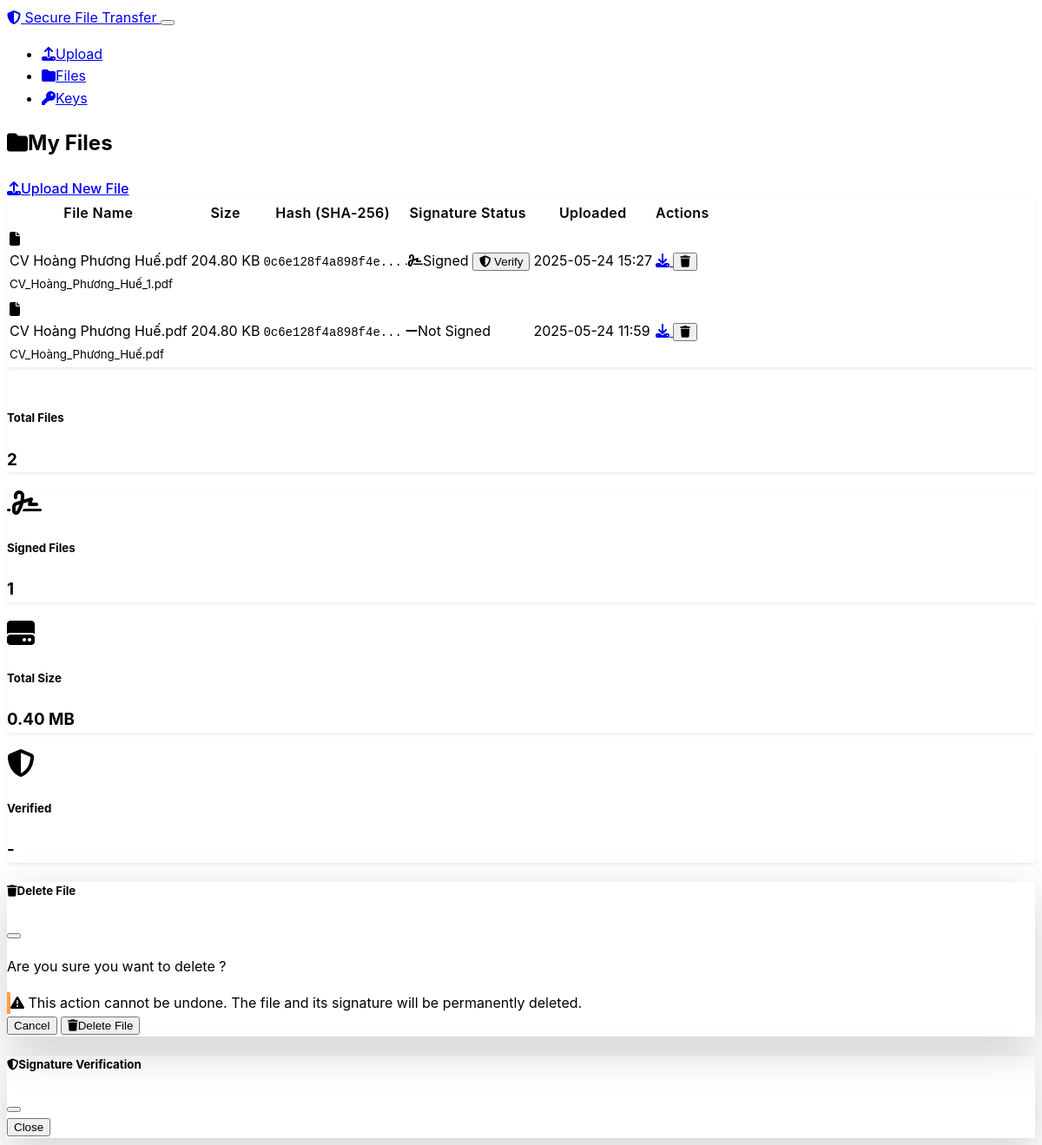
Before: /files with the older database file.
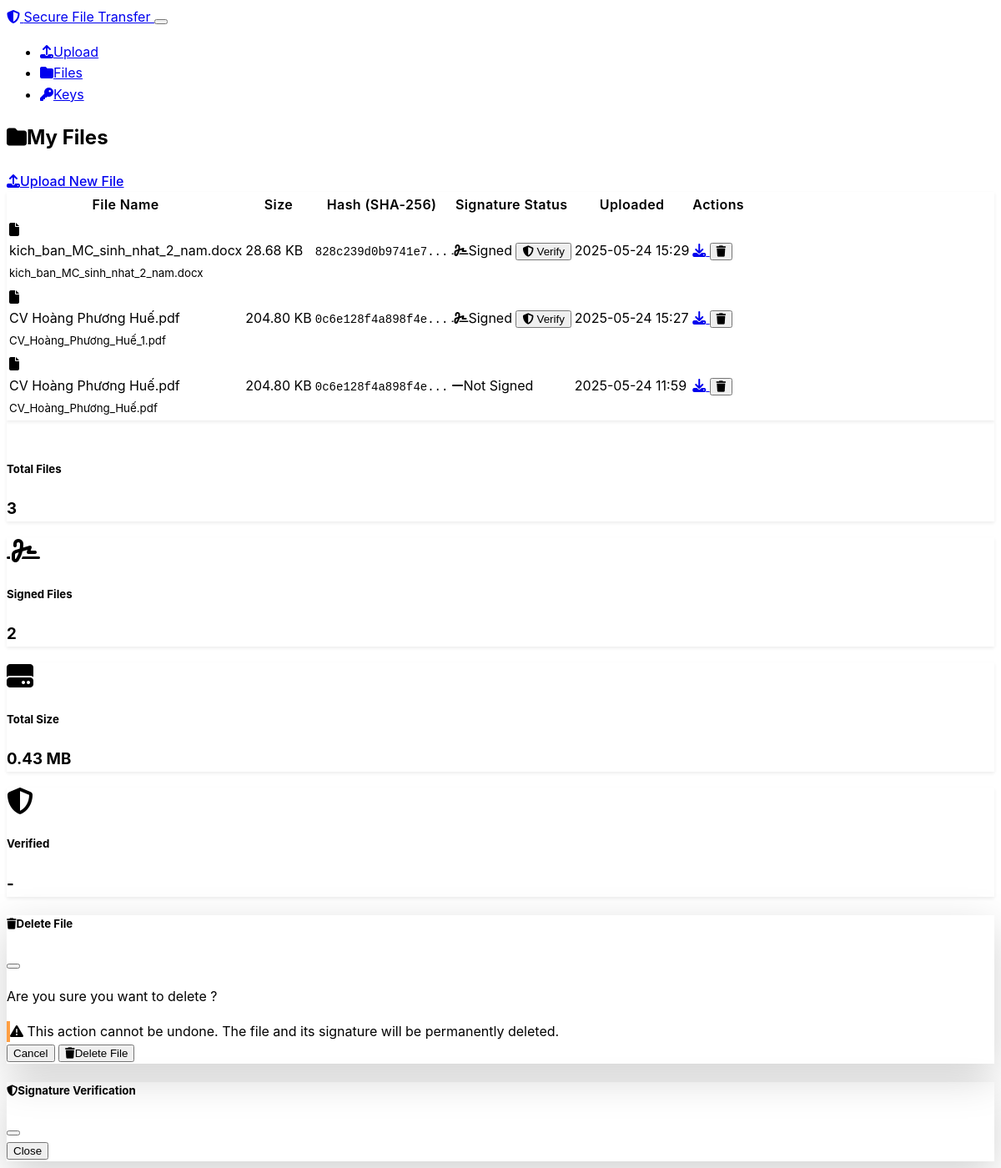
After: the same page with the newer database file.
### models.py (models this page shows, shortened)
class FileRecord(db.Model):
    id = db.Column(db.Integer, primary_key=True)
    filename = db.Column(db.String(255), nullable=False)
    original_filename = db.Column(db.String(255), nullable=False)
    file_path = db.Column(db.String(500), nullable=False)
    file_size = db.Column(db.Integer, nullable=False)
    file_hash = db.Column(db.String(64), nullable=False)  # SHA-256 hash
    signature = db.Column(Text, nullable=True)  # RSA signature
    signature_verified = db.Column(db.Boolean, default=False)
    uploaded_at = db.Column(db.DateTime, default=datetime.utcnow)
    user_id = db.Column(db.Integer, db.ForeignKey('user.id'), nullable=False)

### routes.py (the view)
@app.route('/files')
def files():
    user = User.query.first()
    if not user:
        user = User(username='default_user')
        db.session.add(user)
        db.session.commit()
    user_files = FileRecord.query.filter_by(user_id=user.id).order_by(FileRecord.uploaded_at.desc()).all()
    if not user.private_key or not user.public_key:
        flash('Bạn chưa có khóa RSA. Vui lòng tạo khóa để ký số các file.', 'warning')
    return render_template('files.html', user=user, files=user_files)

### templates/files.html (shortened to what this page needs)
{% extends "base.html" %}
{% block content %}
<div class="d-flex justify-content-between align-items-center mb-4">
    <h2>
        <i class="fas fa-folder me-2"></i>My Files
    </h2>
    <a href="{{ url_for('upload_page') }}" class="btn btn-primary">
        <i class="fas fa-upload me-1"></i>Upload New File
    </a>
</div>
{% if files %}
<div class="card">
    <div class="card-body">
        <div class="table-responsive">
            <table class="table table-hover">
                <thead>
                    <tr>
                        <th>File Name</th>
                        <th>Size</th>
                        <th>Hash (SHA-256)</th>
                        <th>Signature Status</th>
                        <th>Uploaded</th>
                        <th>Actions</th>
                    </tr>
                </thead>
                <tbody>
                    {% for file in files %}
                    <tr id="file-row-{{ file.id }}">
                        <td>
                            <div class="d-flex align-items-center">
                                <i class="fas fa-file me-2"></i>
                                <div>
                                    <div class="fw-bold">{{ file.original_filename }}</div>
                                    <small class="text-muted">{{ file.filename }}</small>
                                </div>
                            </div>
                        </td>
                        <td>{{ "%.2f"|format(file.file_size / 1024) }} KB</td>
                        <td>
                            <small class="font-monospace text-muted">
                                {{ file.file_hash[:16] }}...
                            </small>
                        </td>
                        <td>
                            <div id="signature-status-{{ file.id }}">
                                {% if file.signature %}
                                    <span class="badge bg-success">
                                        <i class="fas fa-signature me-1"></i>Signed
                                    </span>
                                    <button class="btn btn-sm btn-outline-info ms-1" onclick="verifySignature({{ file.id }})">
                                        <i class="fas fa-shield-alt"></i> Verify
                                    </button>
                                {% else %}
                                    <span class="badge bg-secondary">
                                        <i class="fas fa-minus me-1"></i>Not Signed
                                    </span>
                                {% endif %}
                            </div>
                        </td>
                        <td>{{ file.uploaded_at.strftime('%Y-%m-%d %H:%M') }}</td>
                        <td>
                            <div class="btn-group" role="group">
                                <a href="{{ url_for('download_file', file_id=file.id) }}"
                                   class="btn btn-sm btn-outline-primary"
                                   title="Download">
                                    <i class="fas fa-download"></i>
                                </a>
                                <button class="btn btn-sm btn-outline-danger"
                                        onclick="deleteFile({{ file.id }}, '{{ file.original_filename }}')"
                                        title="Delete">
                                    <i class="fas fa-trash"></i>
                                </button>
                            </div>
                        </td>
                    </tr>
                    {% endfor %}
                </tbody>
            </table>
        </div>
    </div>
</div>
<div class="row mt-4">
    <div class="col-md-3">
        <div class="card text-center">
            <div class="card-body">
                <h5>Total Files</h5>
                <h3 class="text-primary">{{ files|length }}</h3>
            </div>
        </div>
    </div>
    <div class="col-md-3">
        <div class="card text-center">
            <div class="card-body">
                <i class="fas fa-signature fa-2x text-success mb-2"></i>
                <h5>Signed Files</h5>
                <h3 class="text-success">{{ files|selectattr('signature')|list|length }}</h3>
            </div>
        </div>
    </div>
    <div class="col-md-3">
        <div class="card text-center">
            <div class="card-body">
                <i class="fas fa-hdd fa-2x text-info mb-2"></i>
                <h5>Total Size</h5>
                <h3 class="text-info">{{ "%.2f"|format(files|sum(attribute='file_size') / 1024 / 1024) }} MB</h3>
            </div>
        </div>
    </div>
    <div class="col-md-3">
        <div class="card text-center">
            <div class="card-body">
                <i class="fas fa-shield-alt fa-2x text-warning mb-2"></i>
                <h5>Verified</h5>
                <h3 class="text-warning">-</h3>
            </div>
        </div>
    </div>
</div>
{% endif %}
<div class="modal fade" id="deleteModal" tabindex="-1">
    <div class="modal-dialog">
        <div class="modal-content">
            <div class="modal-header">
                <h5 class="modal-title">
                    <i class="fas fa-trash me-2"></i>Delete File
                </h5>
                <button type="button" class="btn-close" data-bs-dismiss="modal"></button>
            </div>
            <div class="modal-body">
                <p>Are you sure you want to delete <strong id="deleteFileName"></strong>?</p>
                <div class="alert alert-warning">
                    <i class="fas fa-exclamation-triangle me-2"></i>
                    This action cannot be undone. The file and its signature will be permanently deleted.
                </div>
            </div>
            <div class="modal-footer">
                <button type="button" class="btn btn-secondary" data-bs-dismiss="modal">Cancel</button>
                <form id="deleteForm" method="POST" style="display: inline;">
                    <button type="submit" class="btn btn-danger">
                        <i class="fas fa-trash me-1"></i>Delete File
                    </button>
                </form>
            </div>
        </div>
    </div>
</div>
<div class="modal fade" id="verificationModal" tabindex="-1">
    <div class="modal-dialog">
        <div class="modal-content">
            <div class="modal-header">
                <h5 class="modal-title">
                    <i class="fas fa-shield-alt me-2"></i>Signature Verification
                </h5>
                <button type="button" class="btn-close" data-bs-dismiss="modal"></button>
            </div>
            <div class="modal-footer">
                <button type="button" class="btn btn-secondary" data-bs-dismiss="modal">Close</button>
            </div>
        </div>
    </div>
</div>
{% endblock %}

### templates/base.html (shortened to what this page needs)
<!DOCTYPE html>
<html lang="en" data-bs-theme="dark">
<head>
    <link href="https://cdn.replit.com/agent/bootstrap-agent-dark-theme.min.css" rel="stylesheet">
    <link rel="stylesheet" href="https://cdnjs.cloudflare.com/ajax/libs/font-awesome/6.4.0/css/all.min.css">
    <link rel="stylesheet" href="{{ url_for('static', filename='css/style.css') }}">
</head>
<body>
    <nav class="navbar navbar-expand-lg navbar-dark bg-dark">
        <div class="container">
            <a class="navbar-brand" href="{{ url_for('index') }}">
                <i class="fas fa-shield-alt me-2"></i>
                Secure File Transfer
            </a>
            <button class="navbar-toggler" type="button" data-bs-toggle="collapse" data-bs-target="#navbarNav">
            </button>
            <div class="collapse navbar-collapse" id="navbarNav">
                <ul class="navbar-nav me-auto">
                    <li class="nav-item">
                        <a class="nav-link" href="{{ url_for('upload_page') }}">
                            <i class="fas fa-upload me-1"></i>Upload
                        </a>
                    </li>
                    <li class="nav-item">
                        <a class="nav-link" href="{{ url_for('files') }}">
                            <i class="fas fa-folder me-1"></i>Files
                        </a>
                    </li>
                    <li class="nav-item">
                        <a class="nav-link" href="{{ url_for('keys') }}">
                            <i class="fas fa-key me-1"></i>Keys
                        </a>
                    </li>
                </ul>
            </div>
        </div>
    </nav>
    <main class="container my-4">
        {% block content %}{% endblock %}
    </main>
</body>
</html>

### static/css/style.css (style rules this page uses)
:root { --primary-color: 15 115 223; --success-color: 40 199 111; --warning-color: 255 159 67; --danger-color: 234 84 85; --info-color: 102 204 255; --dark-color: 45 55 75; --light-color: 248 249 250; }
body { font-family: -apple-system, BlinkMacSystemFont, 'Segoe UI', Roboto, sans-serif; line-height: 1.6; }
.container { animation: fadeIn 0.5s ease-in-out; }
.card { border: none; box-shadow: 0 0.125rem 0.25rem rgba(0, 0, 0, 0.075); transition: all 0.3s ease; }
.table th { border-top: none; font-weight: 600; letter-spacing: 0.025em; }
.table td { vertical-align: middle; }
.table tbody tr { transition: background-color 0.2s ease; }
.btn { font-weight: 500; transition: all 0.2s ease; }
.btn-group .btn { transform: none; }
.modal-content { border: none; box-shadow: 0 1rem 3rem rgba(0, 0, 0, 0.175); }
.modal-header { border-bottom: 1px solid var(--bs-border-color); }
.modal-footer { border-top: 1px solid var(--bs-border-color); }
.alert { border: none; border-left: 4px solid; }
.alert-warning { border-left-color: rgb(var(--warning-color)); }
.font-monospace { font-family: SFMono-Regular, Menlo, Monaco, Consolas, "Liberation Mono", "Courier New", monospace; font-size: 0.875em; }
[data-bs-theme="dark"] .card { background-color: var(--bs-dark); }
[data-bs-theme="dark"] .table th { border-color: var(--bs-border-color); }

Changed rows visible on the page:
added FileRecord: original_filename "kich_ban_MC_sinh_nhat_2_nam.docx", filename "kich_ban_MC_sinh_nhat_2_nam.docx", file.file_size/1024 "28.68", file_hash "828c239d0b9741e7", uploaded_at "2025-05-24 15:29"
Other visible differences:
{{ files|length }}: "2" → "3"
{{ files|selectattr('signature')|list|length }}: "1" → "2"
{{ "%.2f"|format(files|sum(attribute='file_size') / 1024 / 1024) }}: "0.40" → "0.43"
